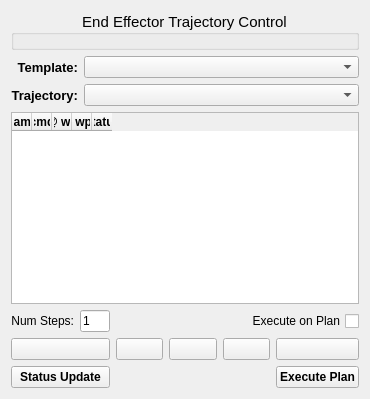
     <widget class="QWidget" name="tab_2">
      <attribute name="title">
       <string>Controls</string>
      </attribute>
      <layout class="QGridLayout" name="gridLayout_11">
       <item row="5" column="2">
        <widget class="QPushButton" name="step_backwards_button">
         <property name="text">
          <string/>
         </property>
         <property name="icon">
          <iconset resource="../resources/images.qrc">
           <normaloff>:/rwnd.png</normaloff>:/rwnd.png</iconset>
         </property>
        </widget>
       </item>
       <item row="5" column="3">
        <widget class="QPushButton" name="go_to_current_waypoint_button">
         <property name="text">
          <string/>
         </property>
         <property name="icon">
          <iconset resource="../resources/images.qrc">
           <normaloff>:/sync.png</normaloff>:/sync.png</iconset>
         </property>
        </widget>
       </item>
       <item row="5" column="4">
        <widget class="QPushButton" name="step_forward_button">
         <property name="text">
          <string/>
         </property>
         <property name="icon">
          <iconset resource="../resources/images.qrc">
           <normaloff>:/ffwd.png</normaloff>:/ffwd.png</iconset>
         </property>
        </widget>
       </item>
       <item row="5" column="5">
        <widget class="QPushButton" name="go_to_end_button">
         <property name="sizePolicy">
          <sizepolicy hsizetype="Fixed" vsizetype="Fixed">
           <horstretch>0</horstretch>
           <verstretch>0</verstretch>
          </sizepolicy>
         </property>
         <property name="maximumSize">
          <size>
           <width>125</width>
           <height>16777215</height>
          </size>
         </property>
         <property name="text">
          <string/>
         </property>
         <property name="icon">
          <iconset resource="../resources/images.qrc">
           <normaloff>:/end.png</normaloff>:/end.png</iconset>
         </property>
        </widget>
       </item>
       <item row="6" column="0" colspan="2">
        <widget class="QPushButton" name="status_update_button">
         <property name="font">
          <font>
           <weight>75</weight>
           <bold>true</bold>
          </font>
         </property>
         <property name="text">
          <string>Status Update</string>
         </property>
        </widget>
       </item>
       <item row="6" column="5">
        <widget class="QPushButton" name="execute_button">
         <property name="font">
          <font>
           <weight>75</weight>
           <bold>true</bold>
          </font>
         </property>
         <property name="text">
          <string>Execute Plan</string>
         </property>
        </widget>
       </item>
       <item row="3" column="0" colspan="6">
        <widget class="QTableWidget" name="end_effector_table">
         <property name="gridStyle">
          <enum>Qt::DotLine</enum>
         </property>
         <property name="sortingEnabled">
          <bool>false</bool>
         </property>
         <property name="cornerButtonEnabled">
          <bool>true</bool>
         </property>
         <property name="columnCount">
          <number>5</number>
         </property>
         <attribute name="horizontalHeaderCascadingSectionResizes">
          <bool>true</bool>
         </attribute>
         <attribute name="horizontalHeaderDefaultSectionSize">
          <number>10</number>
         </attribute>
         <attribute name="horizontalHeaderHighlightSections">
          <bool>true</bool>
         </attribute>
         <attribute name="horizontalHeaderMinimumSectionSize">
          <number>5</number>
         </attribute>
         <attribute name="verticalHeaderCascadingSectionResizes">
          <bool>true</bool>
         </attribute>
         <attribute name="verticalHeaderDefaultSectionSize">
          <number>5</number>
         </attribute>
         <attribute name="verticalHeaderMinimumSectionSize">
          <number>5</number>
         </attribute>
         <attribute name="verticalHeaderStretchLastSection">
          <bool>false</bool>
         </attribute>
         <column>
          <property name="text">
           <string>name</string>
          </property>
          <property name="font">
           <font>
            <weight>75</weight>
            <bold>true</bold>
           </font>
          </property>
          <property name="textAlignment">
           <set>AlignHCenter|AlignVCenter|AlignCenter</set>
          </property>
          <property name="foreground">
           <brush brushstyle="NoBrush">
            <color alpha="255">
             <red>0</red>
             <green>0</green>
             <blue>0</blue>
            </color>
           </brush>
          </property>
         </column>
         <column>
          <property name="text">
           <string>cmd</string>
          </property>
          <property name="font">
           <font>
            <weight>75</weight>
            <bold>true</bold>
           </font>
          </property>
          <property name="textAlignment">
           <set>AlignHCenter|AlignVCenter|AlignCenter</set>
          </property>
         </column>
         <column>
          <property name="text">
           <string>@ wp</string>
          </property>
          <property name="font">
           <font>
            <weight>75</weight>
            <bold>true</bold>
           </font>
          </property>
          <property name="textAlignment">
           <set>AlignHCenter|AlignVCenter|AlignCenter</set>
          </property>
         </column>
         <column>
          <property name="text">
           <string># wps</string>
          </property>
          <property name="font">
           <font>
            <weight>75</weight>
            <bold>true</bold>
            <underline>false</underline>
           </font>
          </property>
          <property name="textAlignment">
           <set>AlignHCenter|AlignVCenter|AlignCenter</set>
          </property>
         </column>
         <column>
          <property name="text">
           <string>Status</string>
          </property>
          <property name="font">
           <font>
            <weight>75</weight>
            <bold>true</bold>
           </font>
          </property>
          <property name="textAlignment">
           <set>AlignHCenter|AlignVCenter|AlignCenter</set>
          </property>
         </column>
        </widget>
       </item>
       <item row="4" column="0" colspan="2">
        <layout class="QHBoxLayout" name="horizontalLayout_8">
         <item>
          <widget class="QLabel" name="label_2">
           <property name="text">
            <string>Num Steps:</string>
           </property>
           <property name="alignment">
            <set>Qt::AlignRight|Qt::AlignTrailing|Qt::AlignVCenter</set>
           </property>
          </widget>
         </item>
         <item>
          <widget class="QLineEdit" name="num_steps">
           <property name="maximumSize">
            <size>
             <width>30</width>
             <height>16777215</height>
            </size>
           </property>
           <property name="text">
            <string>1</string>
           </property>
          </widget>
         </item>
        </layout>
       </item>
       <item row="2" column="0" colspan="6">
        <layout class="QGridLayout" name="gridLayout_7">
         <item row="0" column="0">
          <widget class="QLabel" name="label_8">
           <property name="font">
            <font>
             <pointsize>10</pointsize>
             <weight>75</weight>
             <bold>true</bold>
            </font>
           </property>
           <property name="text">
            <string>Template:</string>
           </property>
           <property name="alignment">
            <set>Qt::AlignRight|Qt::AlignTrailing|Qt::AlignVCenter</set>
           </property>
          </widget>
         </item>
         <item row="0" column="1">
          <widget class="QComboBox" name="control_template_box">
           <property name="sizePolicy">
            <sizepolicy hsizetype="Maximum" vsizetype="Fixed">
             <horstretch>0</horstretch>
             <verstretch>0</verstretch>
            </sizepolicy>
           </property>
           <property name="minimumSize">
            <size>
             <width>275</width>
             <height>0</height>
            </size>
           </property>
          </widget>
         </item>
         <item row="1" column="0">
          <widget class="QLabel" name="label_9">
           <property name="font">
            <font>
             <pointsize>10</pointsize>
             <weight>75</weight>
             <bold>true</bold>
            </font>
           </property>
           <property name="text">
            <string>Trajectory:</string>
           </property>
           <property name="alignment">
            <set>Qt::AlignRight|Qt::AlignTrailing|Qt::AlignVCenter</set>
           </property>
          </widget>
         </item>
         <item row="1" column="1">
          <widget class="QComboBox" name="control_trajectory_box">
           <property name="sizePolicy">
            <sizepolicy hsizetype="Maximum" vsizetype="Fixed">
             <horstretch>0</horstretch>
             <verstretch>0</verstretch>
            </sizepolicy>
           </property>
           <property name="minimumSize">
            <size>
             <width>275</width>
             <height>0</height>
            </size>
           </property>
          </widget>
         </item>
        </layout>
       </item>
       <item row="4" column="4" colspan="2">
        <widget class="QCheckBox" name="execute_on_plan">
         <property name="layoutDirection">
          <enum>Qt::RightToLeft</enum>
         </property>
         <property name="text">
          <string>Execute on Plan</string>
         </property>
        </widget>
       </item>
       <item row="0" column="0" rowspan="2" colspan="6">
        <widget class="QGroupBox" name="control_box">
         <property name="font">
          <font>
           <pointsize>11</pointsize>
           <weight>50</weight>
           <bold>false</bold>
          </font>
         </property>
         <property name="title">
          <string>End Effector Trajectory Control</string>
         </property>
         <property name="alignment">
          <set>Qt::AlignCenter</set>
         </property>
         <property name="checkable">
          <bool>false</bool>
         </property>
        </widget>
       </item>
       <item row="5" column="0" colspan="2">
        <widget class="QPushButton" name="go_to_start_button">
         <property name="sizePolicy">
          <sizepolicy hsizetype="Maximum" vsizetype="Fixed">
           <horstretch>0</horstretch>
           <verstretch>0</verstretch>
          </sizepolicy>
         </property>
         <property name="maximumSize">
          <size>
           <width>125</width>
           <height>16777215</height>
          </size>
         </property>
         <property name="text">
          <string/>
         </property>
         <property name="icon">
          <iconset resource="../resources/images.qrc">
           <normaloff>:/start.png</normaloff>:/start.png</iconset>
         </property>
        </widget>
       </item>
      </layout>
      <zorder>control_box</zorder>
      <zorder>end_effector_table</zorder>
      <zorder>go_to_start_button</zorder>
      <zorder>go_to_end_button</zorder>
      <zorder>step_backwards_button</zorder>
      <zorder>step_forward_button</zorder>
      <zorder>execute_on_plan</zorder>
      <zorder>status_update_button</zorder>
      <zorder>go_to_current_waypoint_button</zorder>
      <zorder>execute_button</zorder>
     </widget>
